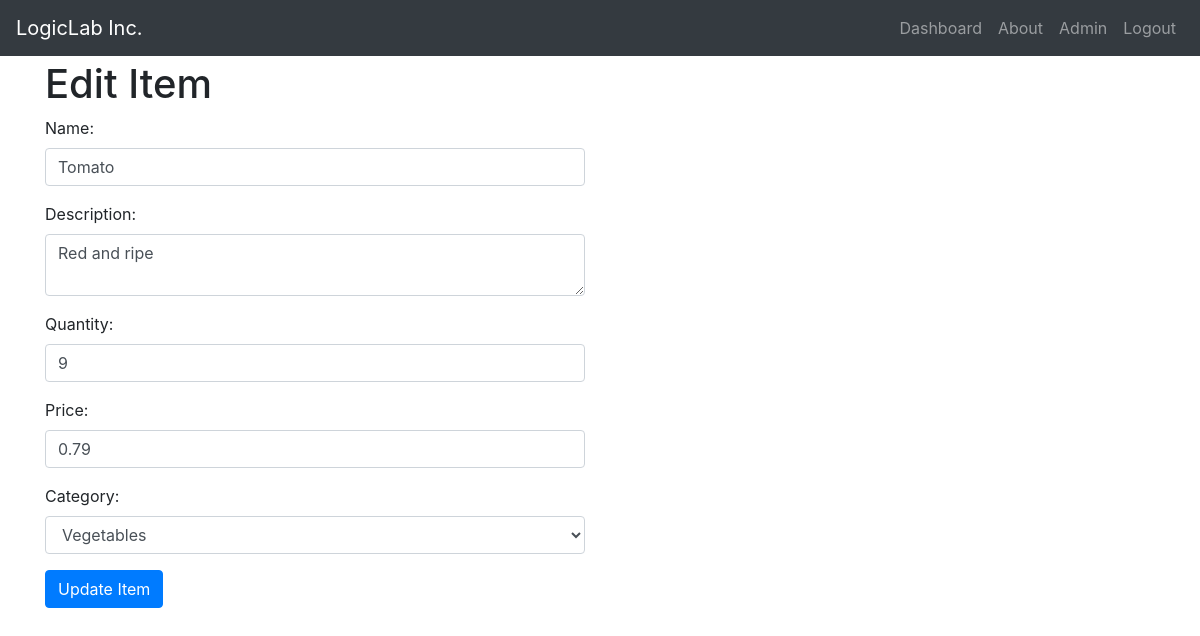
Screenshot of /edit.php?item_id=6 (signed in) with the database file from the repository.
### tables this page shows
CREATE TABLE `items` (
  `item_id` int(11) NOT NULL,
  `category_id` int(11) DEFAULT NULL,
  `name` varchar(50) NOT NULL,
  `description` text NOT NULL,
  `quantity` int(11) NOT NULL,
  `price` decimal(10,2) NOT NULL
);

### edit.php (the view, shortened to what this page needs)
<!DOCTYPE html>
<html>
<head>
    <link rel="stylesheet" href="css/bootstrap.min.css">
</head>
<body>
<?php
include("header.php");
require_once 'db_connection.php';
$item_id = $_GET['item_id'];
$query = "SELECT items.item_id, items.name, items.description, items.quantity, items.price, categories.name AS category_name
          FROM items
          INNER JOIN categories ON items.category_id = categories.category_id
          WHERE items.item_id = ?";
$stmt = $conn->prepare($query);
$stmt->bind_param('i', $item_id);
$stmt->execute();
$result = $stmt->get_result();
$item = $result->fetch_assoc();
$query = "SELECT * FROM categories";
$result = $conn->query($query);
if ($result && $result->num_rows > 0) {
    $categories = $result->fetch_all(MYSQLI_ASSOC);
} else {
    $error_message = "No categories found. Please create categories first.";
}
?>
<div class="container">
    <h1>Edit Item</h1>
    <?php if (isset($error_message)): ?>
        <div class="alert alert-danger"><?php echo $error_message; ?></div>
    <?php else: ?>
        <form method="POST">
            <div class="row">
                <div class="col-sm-6">
                    <div class="form-group">
                        <label for="item_name">Name:</label>
                        <input type="text" class="form-control" id="item_name" name="item_name" value="<?php echo $item['name']; ?>" required>
                    </div>
                    <div class="form-group">
                        <label for="item_description">Description:</label>
                        <textarea class="form-control" id="item_description" name="item_description" required><?php echo $item['description']; ?></textarea>
                    </div>
                    <div class="form-group">
                        <label for="item_quantity">Quantity:</label>
                        <input type="number" class="form-control" id="item_quantity" name="item_quantity" value="<?php echo $item['quantity']; ?>" required>
                    </div>
                    <div class="form-group">
                        <label for="item_price">Price:</label>
                        <input type="number" class="form-control" id="item_price" name="item_price" value="<?php echo $item['price']; ?>" required>
                    </div>
                    <div class="form-group">
                        <label for="item_category">Category:</label>
                        <select class="form-control" id="item_category" name="item_category" required>
                            <?php foreach ($categories as $category): ?>
                                <option value="<?php echo $category['category_id']; ?>" <?php echo isset($item['category_id']) && $category['category_id'] == $item['category_id'] ? 'selected' : ''; ?>><?php echo $category['name']; ?></option>
                            <?php endforeach; ?>
                        </select>
                    </div>
                    <button type="submit" class="btn btn-primary" name="update_item">Update Item</button>
                </div>
            </div>
        </form>
    <?php endif; ?>
</div>
</body>
</html>

### css/header.css (style rules this page uses)
body { margin: 0; padding-top: 60px; font-family: Arial, sans-serif; line-height: 1.6; padding-bottom: 60px; }
h1, h2, h3 { margin-bottom: 10px; }

### rows the page displays
items: item_name "Tomato", item_description "Red and ripe", item_quantity "9", item_price "0.79"

### other values shown
form field item_category "Vegetables"
